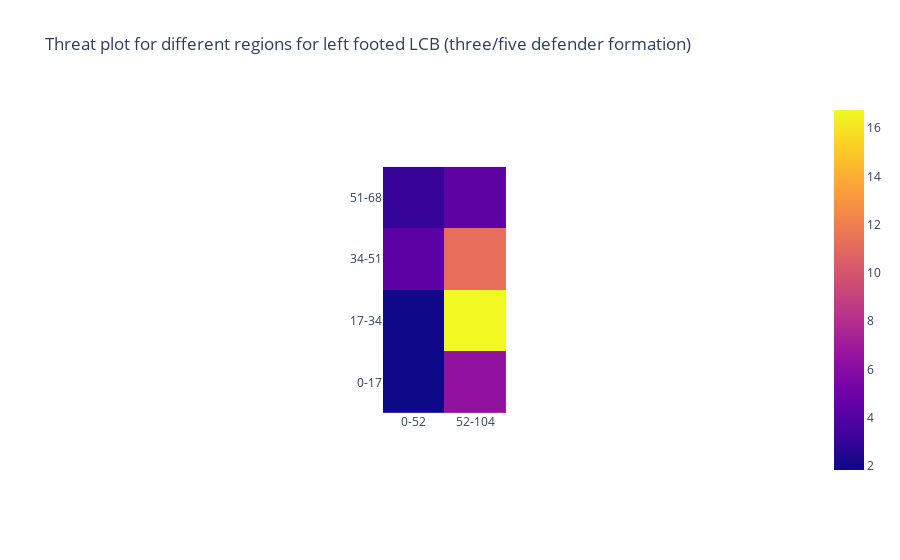

Notebook code cell kept with this figure:
### Code cell
# The graphs have been saved in 'threat_plots' data folder
pcolorplotter(
    three_five_lf_lcbs_regionwiseoff,
    'Threat plot for different regions for left footed LCB (three/five defender formation)',
    'offvalue_left_lcb_3_5_def')

### Figure 1 — Plotly figure (JSON) as saved in the notebook; plotly's stock layout.template omitted (floating-point values rounded to 4 significant figures)
{"data": [{"coloraxis": "coloraxis", "hovertemplate": "x: %{x}<br>y: %{y}<br>color: %{z}<extra></extra>", "type": "heatmap", "x": ["0-52", "52-104"], "y": ["51-68", "34-51", "17-34", "0-17"], "z": [[3.017, 4.435], [4.338, 11.24], [1.887, 16.76], [1.834, 6.402]]}], "layout": {"autosize": true, "coloraxis": {"colorscale": [[0, "#0d0887"], [0.1111, "#46039f"], [0.2222, "#7201a8"], [0.3333, "#9c179e"], [0.4444, "#bd3786"], [0.5556, "#d8576b"], [0.6667, "#ed7953"], [0.7778, "#fb9f3a"], [0.8889, "#fdca26"], [1, "#f0f921"]]}, "title": {"text": "Threat plot for different regions for left footed LCB (three/five defender formation)"}, "xaxis": {"autorange": true, "constrain": "domain", "domain": [0.4155, 0.5845], "range": [-0.5, 1.5], "scaleanchor": "y", "type": "category"}, "yaxis": {"autorange": true, "constrain": "domain", "domain": [0, 1], "range": [3.5, -0.5], "type": "category"}}}
